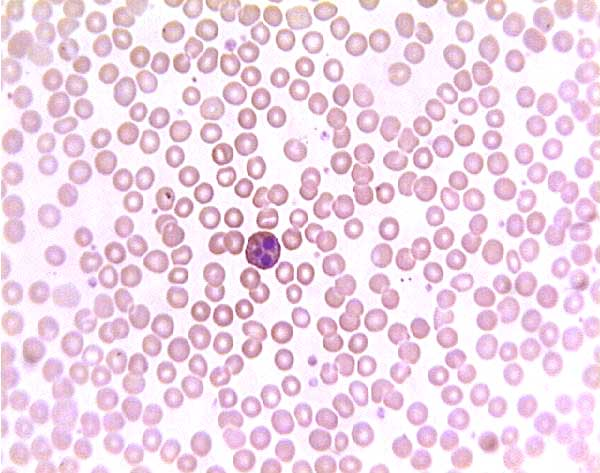
#> input picture data/image.jpg, 600 x 473 px
$ python segment.py
#> lines starting #> are read from the running program, lines starting #| are printed output that depends on the picture; after the words box and inside, x2 and y2 are one past the last pixel; in counts of white or black regions, pixels touching at a corner belong together
import cv2 as cv
import numpy as np


def segment_blood(image_path):
#> called with image_path = 'data/image.jpg'
    image = cv.imread(image_path)
#> image is the input picture: shape (473, 600, 3); mean B, G, R 231.5, 216, 239.2
    gray = cv.cvtColor(image, cv.COLOR_BGR2GRAY)
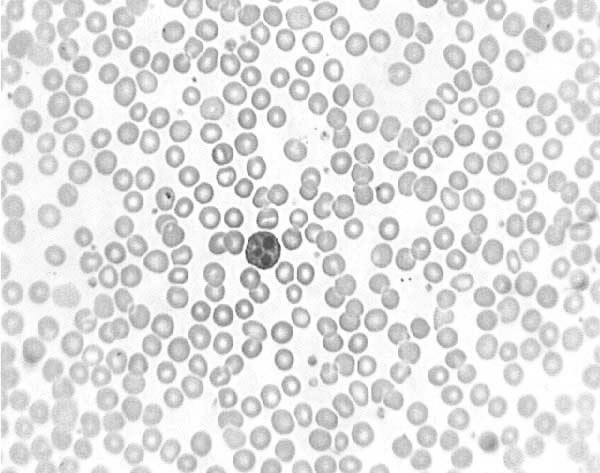
#> gray: shape (473, 600); min 59, max 255, mean 224.7

    edges = cv.Canny(gray, 70, 150)
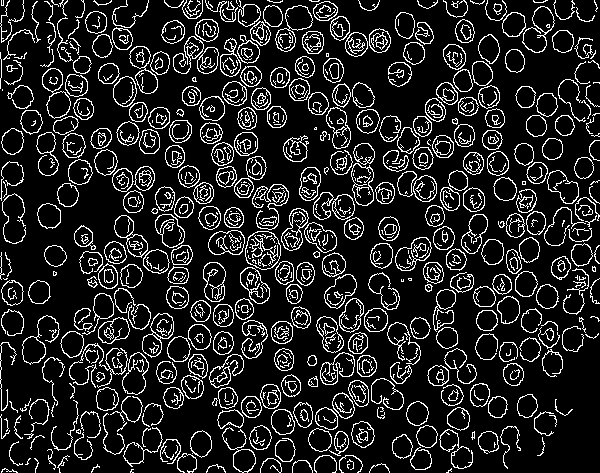
#> edges: shape (473, 600); 13.8% white in thin lines or dots

    kernel = np.ones((2, 2), np.uint8)
    dilated = cv.dilate(edges, kernel, iterations=1)
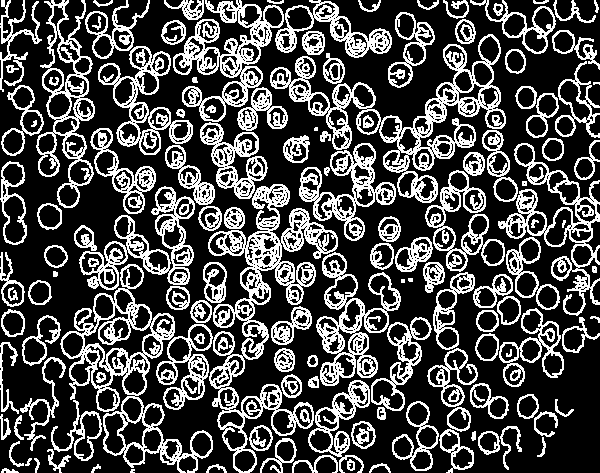
#> dilated: shape (473, 600); 29.4% white in thin lines or dots

    erd = cv.erode(dilated, kernel, iterations=1)
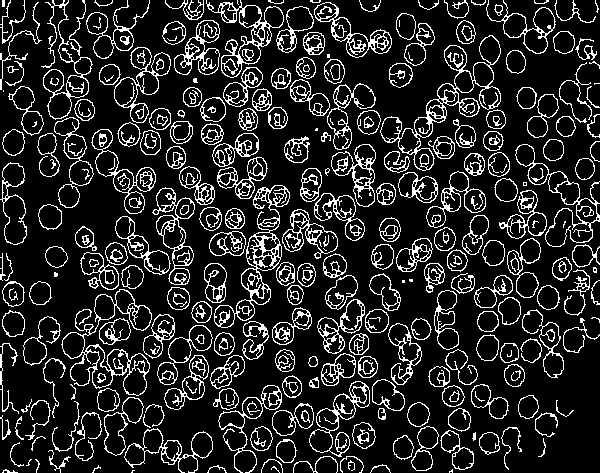
#> erd: shape (473, 600); 15.2% white in thin lines or dots

    contour, _ = cv.findContours(erd, cv.RETR_EXTERNAL, cv.CHAIN_APPROX_SIMPLE)
#> contour = 237 contours, 52 with area under 20; largest, box (x1, y1, x2, y2) and area: (380, 35, 501, 171) 4435, (61, 289, 152, 396) 3516, (214, 185, 290, 328) 3146, (515, 144, 600, 247) 2790, (206, 0, 284, 78) 2317
    mask = np.zeros_like(gray)
    cv.drawContours(mask, contour, -1, (255), thickness=cv.FILLED)
#> mask: shape (473, 600); 44% white; 237 white regions (20 under 20 px), largest, box (x1, y1, x2, y2) and area: (380, 35, 501, 171) 4810, (61, 289, 152, 396) 3960, (214, 185, 290, 328) 3433

    kernel2 = np.ones((7, 7), np.uint8)
    eroded2 = cv.erode(mask, kernel2, iterations=1)
#> eroded2: shape (473, 600); 18.1% white; 270 white regions (14 under 20 px), largest, box (x1, y1, x2, y2) and area: (249, 235, 279, 267) 717, (110, 353, 146, 392) 653, (224, 25, 268, 74) 619

    kernel3 = np.ones((6, 6), np.uint8)
    dlt = cv.dilate(eroded2, kernel3, iterations=1)
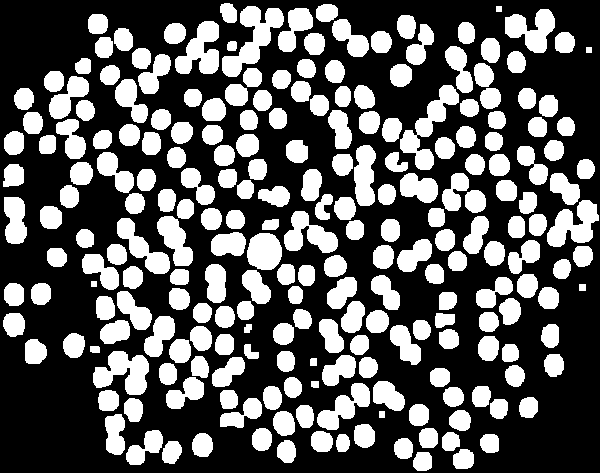
#> dlt: shape (473, 600); 36.2% white; 232 white regions

    final = np.zeros_like(dlt)
    contour, _ = cv.findContours(dlt, cv.RETR_EXTERNAL, cv.CHAIN_APPROX_SIMPLE)
#> contour = 232 contours; largest, box (x1, y1, x2, y2) and area: (222, 6, 284, 77) 1654, (400, 85, 459, 170) 1510, (93, 351, 149, 395) 1383, (547, 200, 599, 247) 1308, (175, 21, 219, 74) 1290
    count = 0
    for contour in contour:
        area = cv.contourArea(contour)
        if area >= 150:
            cv.drawContours(final, [contour], -1, (255), thickness=cv.FILLED)
            count += 1
#> this loop made 232 passes
#> area on passes 1 to 12: 283, 320, 324, 321, 302, 284, 186.5, 378.5, 254.5, 356, 622.5, 303.5
#> (contour, area) on pass 16: ([[379, 411], [379, 417], [384, 417], [384, 411]], 30)
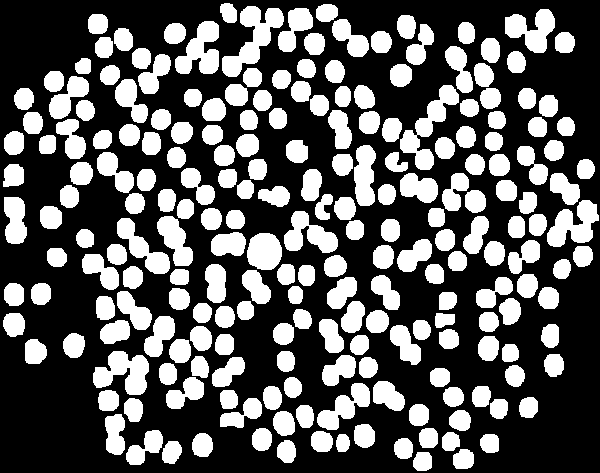
#> final: shape (473, 600); 35.9% white; 220 white regions, largest, box (x1, y1, x2, y2) and area: (222, 6, 284, 77) 1790, (400, 85, 459, 170) 1657, (93, 351, 149, 395) 1492
#> after the loop, count = 220
    print(f"Number of blood cells detected: {count}")
#| Number of blood cells detected: 220

    segmented = cv.bitwise_and(image, image, mask=final)
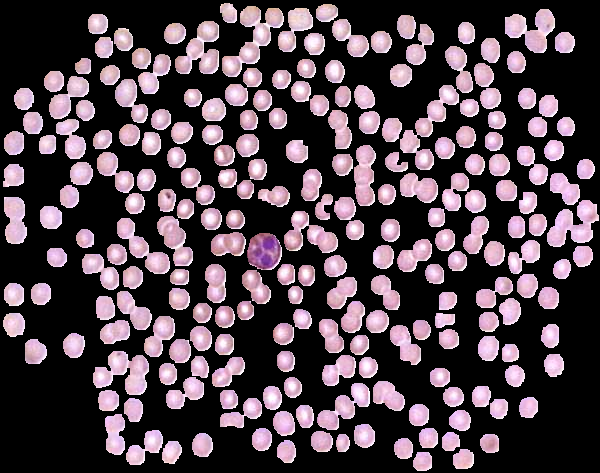
#> segmented: shape (473, 600, 3); mean B, G, R 75.8, 67.3, 81.2
    return image, eroded2, segmented


image_path = 'data/image.jpg'
image, dilated2, segmented = segment_blood(image_path)

cv.imshow('Original Image', image)
cv.imshow('Dilated Image', dilated2)
cv.imshow('Segmented Image', segmented)
cv.waitKey(0)
cv.destroyAllWindows()
